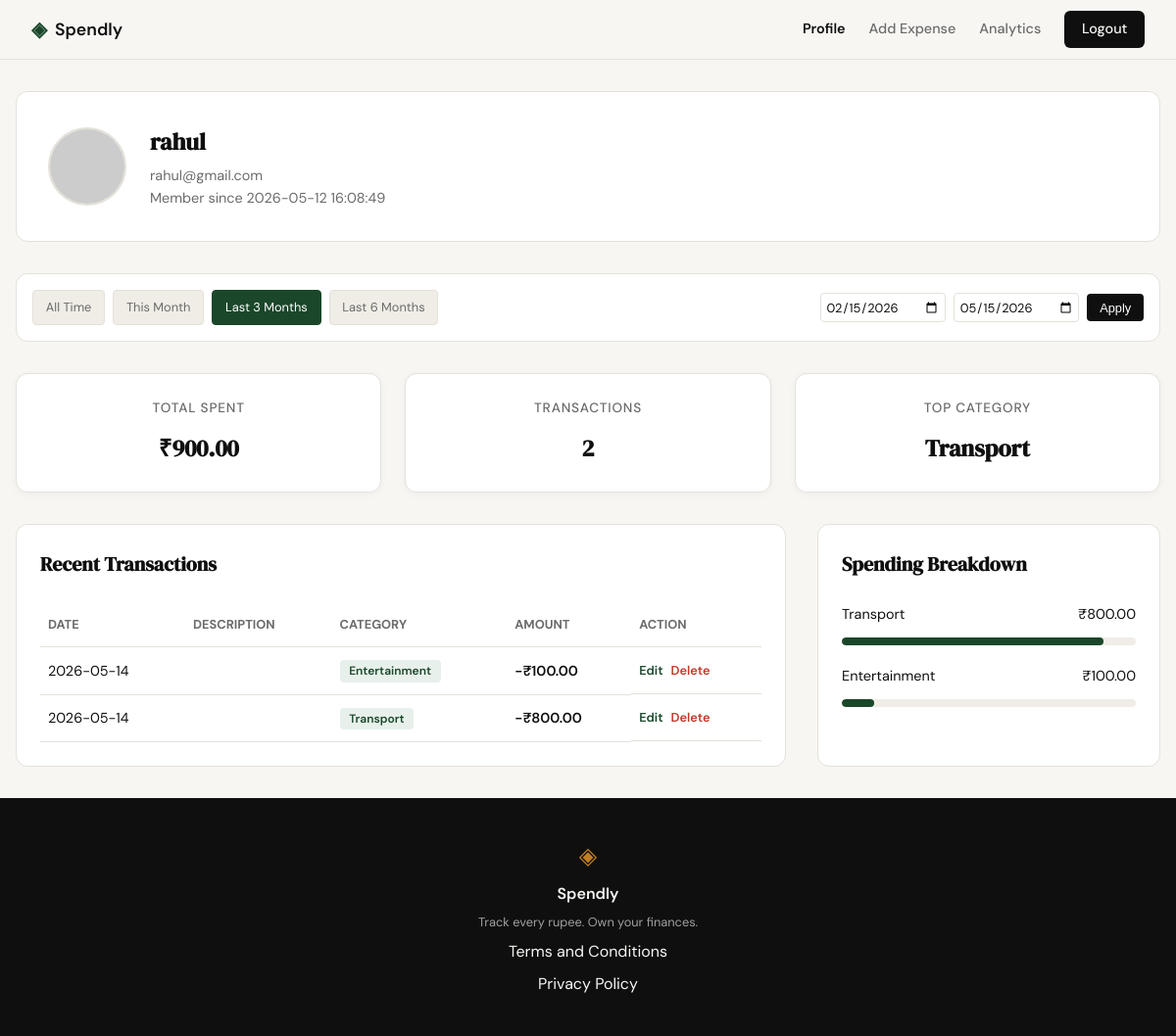
The app's page /profile?date_from=2026-02-15&date_to=2026-05-15 (signed in), older data.
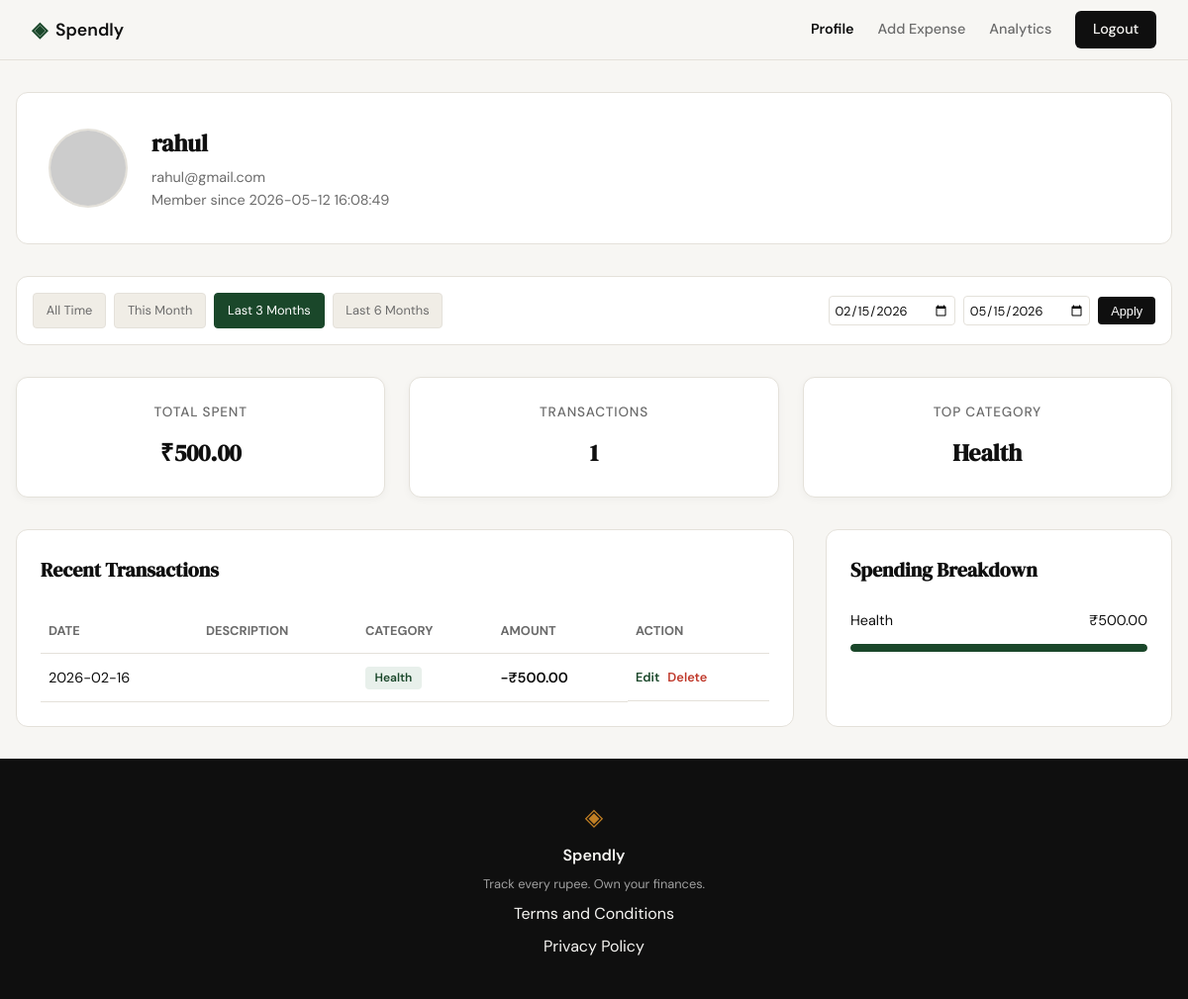
The same page, newer data.
### tables this page shows
CREATE TABLE expenses (
            id INTEGER PRIMARY KEY AUTOINCREMENT,
            user_id INTEGER NOT NULL,
            amount REAL NOT NULL,
            category TEXT NOT NULL,
            date TEXT NOT NULL,
            description TEXT,
            created_at TEXT DEFAULT (datetime('now')),
            FOREIGN KEY (user_id) REFERENCES users (id)
        );

### app.py (the view)
@app.route("/profile")
@login_required
def profile():
    user_id = session.get("user_id")
    date_from = request.args.get("date_from")
    date_to = request.args.get("date_to")
    def validate_date(d):
        if not d: return None
        try:
            return datetime.strptime(d, "%Y-%m-%d").date().isoformat()
        except ValueError:
            return None
    date_from = validate_date(date_from)
    date_to = validate_date(date_to)
    if date_from and date_to and date_from > date_to:
        flash("Start date must be before end date.")
        date_from = date_to = None
    db = get_db()
    user_row = db.execute(
        "SELECT name, email, created_at FROM users WHERE id = ?",
        (user_id,)
    ).fetchone()
    stats_row = get_summary_stats(user_id, date_from, date_to)
    total_spent_val = stats_row["total_spent"] if stats_row and stats_row["total_spent"] is not None else 0.0
    transaction_count = stats_row["transaction_count"] if stats_row else 0
    categories_rows = get_category_breakdown(user_id, date_from, date_to)
    category_breakdown = []
    top_category = "N/A"
    for i, row in enumerate(categories_rows):
        category = row["category"]
        amount = row["total"]
        percentage = (amount / total_spent_val * 100) if total_spent_val > 0 else 0
        if i == 0:
            top_category = category
        category_breakdown.append({
            "category": category,
            "amount": f"₹{amount:.2f}",
            "percentage": round(percentage, 1)
        })
    transactions_rows = get_recent_transactions(user_id, date_from=date_from, date_to=date_to)
    user_profile = {
        "user": {
            "name": user_row["name"],
            "email": user_row["email"],
            "join_date": user_row["created_at"],
            "avatar": f"https://api.dicebear.com/7.x/avataaars/svg?seed={user_row['name']}"
        },
        "stats": {
            "total_spent": f"₹{total_spent_val:.2f}",
            "transaction_count": transaction_count,
            "top_category": top_category
        },
        "category_breakdown": category_breakdown,
        "transactions": [
            {
                "id": row["id"],
                "date": row["date"],
                "description": row["description"],
                "category": row["category"],
                "amount": f"-₹{row['amount']:.2f}"
            }
            for row in transactions_rows
        ]
    }
    today = date.today()
    this_month_start = today.replace(day=1).isoformat()
    this_month_end = today.isoformat()
    last_3m_start = (today - relativedelta(months=3)).isoformat()
    last_3m_end = today.isoformat()
    last_6m_start = (today - relativedelta(months=6)).isoformat()
    last_6m_end = today.isoformat()
    return render_template(
        "profile.html",
        profile=user_profile,
        date_from=date_from,
        date_to=date_to,
        this_month_start=this_month_start,
        this_month_end=this_month_end,
        last_3m_start=last_3m_start,
        last_3m_end=last_3m_end,
        last_6m_start=last_6m_start,
        last_6m_end=last_6m_end
    )

### app.py (called while the page is built)
def login_required(f):
    @wraps(f)
    def decorated_function(*args, **kwargs):
        if session.get("user_id") is None:
            return redirect(url_for("login"))
        return f(*args, **kwargs)
    return decorated_function

### database/db.py (called while the page is built)
def get_db():
    if 'db' not in g:
        g.db = sqlite3.connect(current_app.config['DATABASE'])
        g.db.row_factory = sqlite3.Row
        g.db.execute("PRAGMA foreign_keys = ON")
    return g.db

### database/queries.py (called while the page is built)
def get_summary_stats(user_id, date_from=None, date_to=None):
    db = get_db()
    query = "SELECT SUM(amount) as total_spent, COUNT(id) as transaction_count FROM expenses WHERE user_id = ?"
    params = [user_id]
    if date_from and date_to:
        query += " AND date BETWEEN ? AND ?"
        params.extend([date_from, date_to])
    row = db.execute(query, params).fetchone()
    return row

### templates/profile.html (shortened to what the changed rows need)
{% extends "base.html" %}
{% block content %}
<link rel="stylesheet" href="{{ url_for('static', filename='css/profile.css') }}">
<div class="profile-container">
    <div class="profile-header-card">
        <div class="profile-info">
            <h2>{{ profile.user.name }}</h2>
        </div>
    </div>
    <div class="stats-grid">
        <div class="stat-card">
            <span class="stat-label">Total Spent</span>
            <span class="stat-value">{{ profile.stats.total_spent }}</span>
        </div>
        <div class="stat-card">
            <span class="stat-label">Transactions</span>
            <span class="stat-value">{{ profile.stats.transaction_count }}</span>
        </div>
        <div class="stat-card">
            <span class="stat-label">Top Category</span>
            <span class="stat-value">{{ profile.stats.top_category }}</span>
        </div>
    </div>
    <div class="dashboard-grid">
        <div class="data-card">
            <table class="transaction-table">
                <thead>
                    <tr>
                        <th>Date</th>
                        <th>Description</th>
                        <th>Category</th>
                        <th>Amount</th>
                        <th>Action</th>
                    </tr>
                </thead>
                <tbody>
                    {% for tx in profile.transactions %}
                    <tr>
                        <td>{{ tx.date }}</td>
                        <td>{{ tx.description }}</td>
                        <td><span class="category-badge">{{ tx.category }}</span></td>
                        <td class="amount-neg">{{ tx.amount }}</td>
                        <td class="action-cell">
                            <a href="{{ url_for('edit_expense', id=tx.id) }}" class="edit-link">Edit</a>
                            <form action="{{ url_for('delete_expense', id=tx.id) }}" method="POST" style="display: inline;">
                                <button type="submit" class="delete-link" onclick="return confirm('Are you sure you want to delete this expense?')">Delete</button>
                            </form>
                        </td>
                    </tr>
                    {% endfor %}
                </tbody>
            </table>
        </div>
        <div class="data-card">
            <div class="category-list">
                {% for cat in profile.category_breakdown %}
                <div class="category-item">
                    <div class="category-info">
                        <span>{{ cat.category }}</span>
                        <span>{{ cat.amount }}</span>
                    </div>
                    <div class="category-bar-container">
                        <div class="category-bar" style="width: {{ cat.percentage }}%;"></div>
                    </div>
                </div>
                {% endfor %}
            </div>
        </div>
    </div>
</div>
{% endblock %}

Row changes from the older to the newer data that the page shows:
removed expenses: stats.top_category "Transport", date "2026-05-14", category "Transport", amount "-₹800.00"
removed expenses: date "2026-05-14", category "Entertainment", amount "-₹100.00"
added expenses: stats.top_category "Health", date "2026-02-16", category "Health", amount "-₹500.00"
Text that changed along with them:
{{ profile.stats.total_spent }}: "₹900.00" → "₹500.00"
{{ profile.stats.transaction_count }}: "2" → "1"
new list line: "Health ₹500.00"
list line gone: "Transport ₹800.00"
list line gone: "Entertainment ₹100.00"
